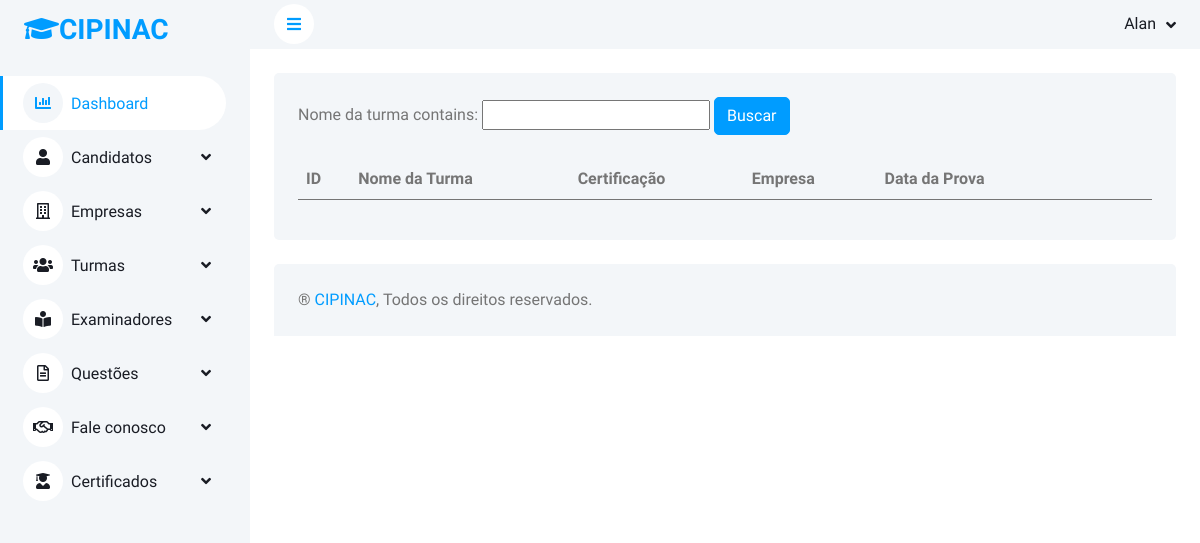
/buscar/turma (signed in), run on an earlier commit of the app's database.
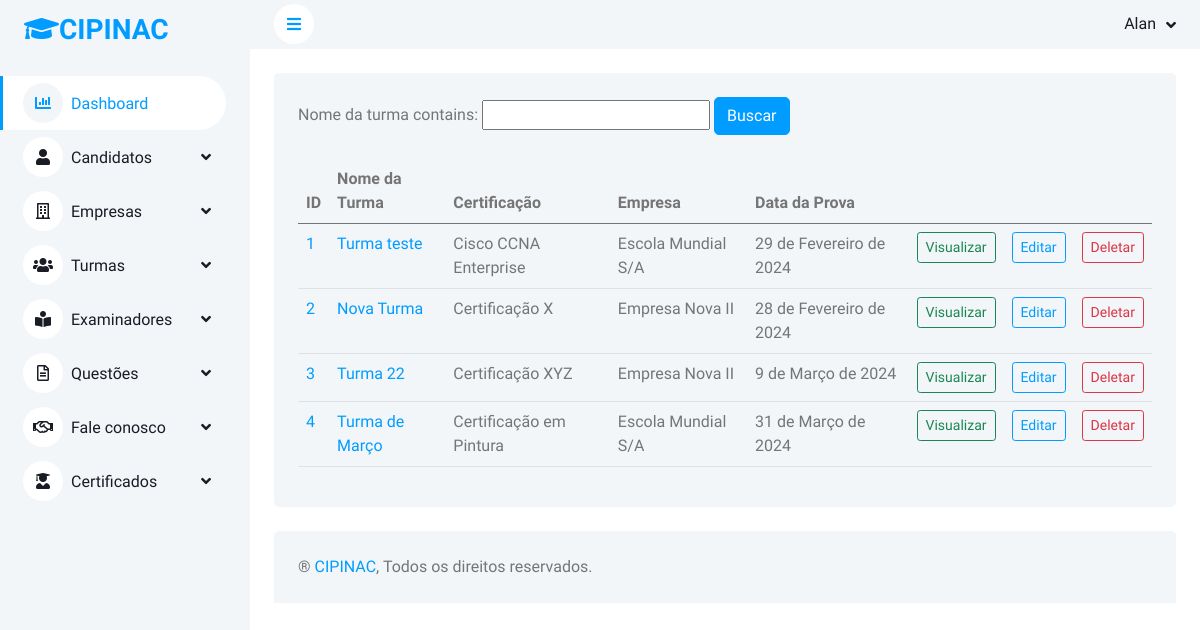
And on a later commit of the database.
### alunos/models.py (models this page shows, shortened)
class Exame(models.Model):
    HORA =  (
        ('08:00', '08:00'),
        ('09:00', '09:00'),
        ('10:00', '10:00'),
        ('11:00', '11:00'),
        ('12:00', '12:00'),
        ('13:00', '13:00'),
        ('14:00', '14:00'),
        ('15:00', '15:00'),
        ('16:00', '16:00'),
        ('17:00', '17:00'),
        ('18:00', '18:00'),
        ('19:00', '19:00'),
        ('20:00', '20:00'),
    )
    nome_da_turma = models.CharField(max_length=50)
    titulo_do_certificado = models.CharField(max_length=100)
    empresa = models.ForeignKey(Empresa, null=True, blank=True, on_delete=models.SET_NULL)
    examinador = models.ForeignKey(Examinador, null=True, blank=True, on_delete=models.SET_NULL)
    data_da_prova = models.DateField(null=False, blank=False)
    hora = models.CharField(max_length=10, choices=HORA)

class Empresa(models.Model):
    razao_social = models.CharField(max_length=100)
    nome_fantasia = models.CharField(max_length=100)
    cnpj = models.CharField(max_length=14, unique=True)
    email = models.EmailField(max_length=50, null=True, blank=True, unique=True)
    telefone = models.CharField(max_length=11, null=True, blank=True)
    representante_legal = models.CharField(max_length=100)
    cpf_representante_legal = models.CharField(max_length=11)
    def __str__(self):
        return self.razao_social

### alunos/views.py (the view)
# urls.py: path('buscar/turma',views.view_turma, name="view_turma"),
@login_required(login_url='index')
def view_turma(request):
    object_list = Exame.objects.all()
    turma_list = ExameFilter(request.GET, queryset=object_list)
    context = {
        'object_list': object_list,
        'filter': turma_list,
    }
    return render(request, 'view-turma.html', context)

### templates/view-turma.html (shortened to what this page needs)
{% extends 'base.html' %}
{% load widget_tweaks %}
{% load static %}
{% block content %}
                    <div class="container-fluid pt-4 px-4">
                        <div class="bg-light rounded h-100 p-4">
                            <form method="get">
                                {{filter.form}}
                                <input type="submit"  class="btn btn-primary" value="Buscar">
                            </form></br>
                            <div class="table-responsive">
                                <table class="table">
                    <thead>
                        <tr>
                            <th>ID</th>
                            <th>Nome da Turma</th>
                            <th>Certificação</th>
                            <th>Empresa</th>
                            <th>Data da Prova</th>
                            <th></th>
                            <th></th>
                            <th></th>
                        </tr>
                    </thead>
                    <tbody>
                        {% for turma in filter.qs %}
                        <tr>
                            <td>
                                <a href="">
                                    {{turma.id}}
                                </a>
                            </td>
                                <td>
                                    <a href="">
                                        {{turma.nome_da_turma}}
                                    </a>
                                </td>
                            <td>{{turma.titulo_do_certificado}}</td>
                            <td>{{turma.empresa}}</td>
                            <td>{{turma.data_da_prova}}</td>
                            <td>
                                <a href="{% url 'visualizar_turma' turma.id %}">
                                    <input type="submit" class="btn btn-outline-success btn-sm" value="Visualizar">
                                </a>
                            </td>
                            <td>
                                <a href="{% url 'update_turma' turma.id %}">
                                    <input type="submit" class="btn btn-outline-primary btn-sm" value="Editar">
                                </a>
                            </td>
                            <td>
                                <a href="{% url 'delete_turma' turma.id %}">
                                    <input type="submit" class="btn btn-outline-danger btn-sm" value="Deletar">
                                </a>
                            </td>
                        </tr>
                        {% endfor %}
                    </tbody>
                </table>
                         </div>
                     </div>
                 </div>
{% endblock %}

What changed in the data, as far as the page shows it:
added Exame: id "1", nome_da_turma "Turma teste", titulo_do_certificado "Cisco CCNA Enterprise", empresa "Escola Mundial S/A", data_da_prova "29 de Fevereiro de 2024"
added Exame: id "2", nome_da_turma "Nova Turma", titulo_do_certificado "Certificação X", empresa "Empresa Nova II", data_da_prova "28 de Fevereiro de 2024"
added Exame: id "3", nome_da_turma "Turma 22", titulo_do_certificado "Certificação XYZ", empresa "Empresa Nova II", data_da_prova "9 de Março de 2024"
added Exame: id "4", nome_da_turma "Turma de Março", titulo_do_certificado "Certificação em Pintura", empresa "Escola Mundial S/A", data_da_prova "31 de Março de 2024"
